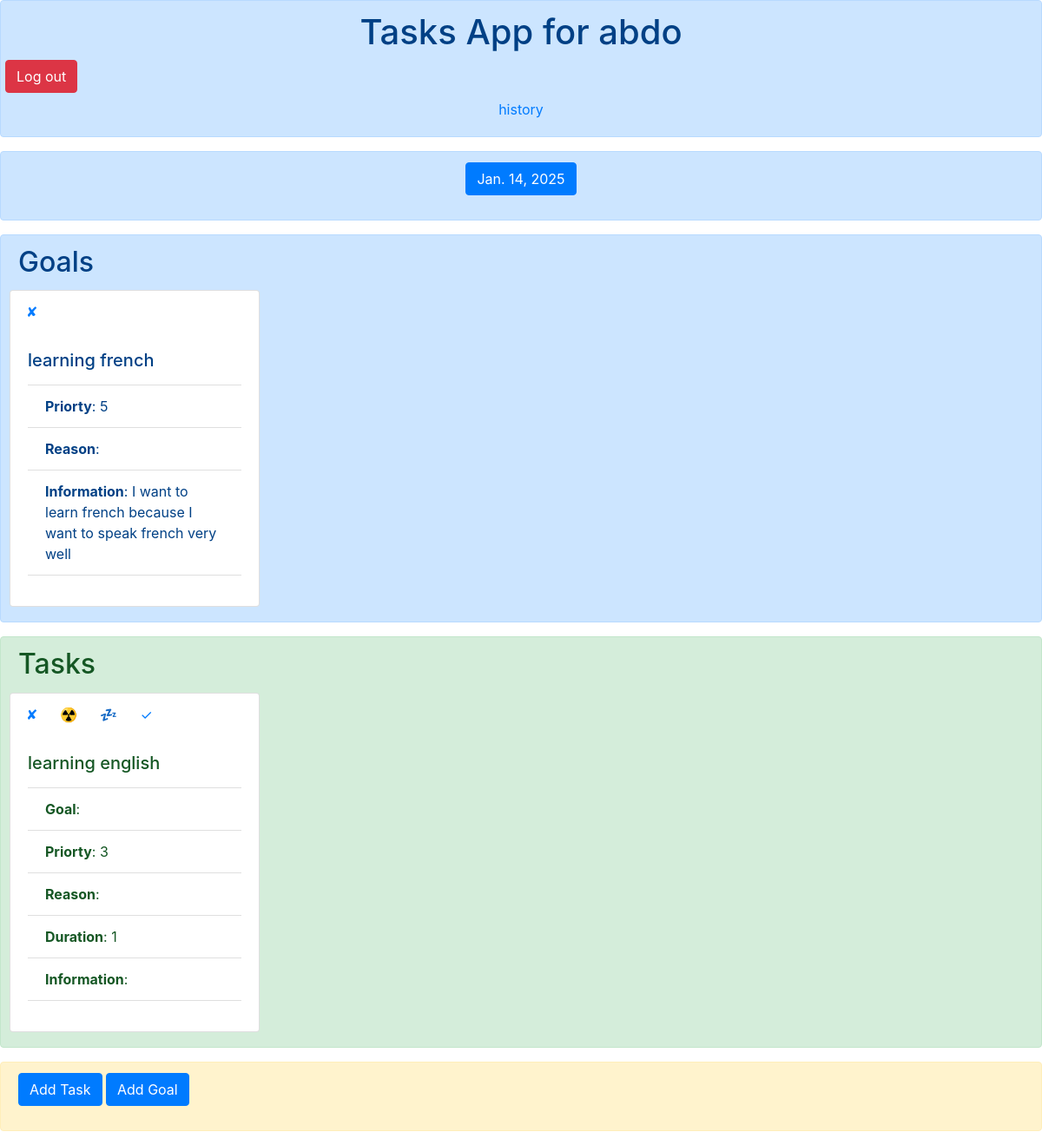
Screenshot of / (signed in) with the database file from the repository.
### tasks_app/models.py (models this page shows)
class Day(models.Model):
    date = models.DateField()
    daily_tasks = models.ManyToManyField(Task)

class Goal(models.Model):
    name = models.CharField(max_length=200, null=True, unique=True) # not null
    priority = models.PositiveSmallIntegerField(blank=True)
    reason = models.CharField(max_length=200, blank=True)
    informations = models.CharField(max_length=200, blank=True)

class Task(models.Model):
    task_name = models.CharField(max_length=200, null=True) # not null
    task_goal = models.CharField(max_length=200, blank=True)
    task_priority = models.PositiveSmallIntegerField(blank=True)
    task_reason = models.CharField(max_length=200, blank=True)
    task_duration = models.IntegerField(default=1)
    task_informations = models.CharField(max_length=200, blank=True)
    task_done = models.BooleanField(default=False)
    task_user = models.ForeignKey(User, on_delete=models.SET_NULL, null=True, blank=True)

### tasks_app/views.py (the view)
# urls.py: 2. Add a URL to urlpatterns:  path('', views.home, name='home')
def home(request):
    try:
        tasks = Task.objects.filter(task_user=request.user)
    except: # if no logged user
        tasks = []
    days = Day.objects.all()
    today = Day.objects.get_or_create(date=datetime.date.today())[0]
    goals = Goal.objects.all().order_by("priority")
    return render(request, "home_tasks.html", {"tasks":tasks, "days":days, "goals":goals, "today":today})

### tasks_app/templates/home_tasks.html (shortened to what this page needs)
<!doctype html>
<html lang="en">
<head>
	<link rel="stylesheet" href="https://stackpath.bootstrapcdn.com/bootstrap/4.3.1/css/bootstrap.min.css"
>
</head>
<body>
	<div class="alert alert-primary" style="text-align: center;">
		<h1>Tasks App for {{user}}</h1>
		<div class='row'>
			{% if user.username %}
			<form action="accounts/logout/" method='POST'>
				<button type="submit" value="submit" class="btn btn-danger">Log out</button>
			</form>
			{% endif %}
		</div>
		<form action="history/" method='POST'>
			<button type="submit" value="submit" style=" text-decoration: none;" class="btn btn-link">history</button>
		</form>
	</div>
	<div class="alert alert-primary h-100 align-items-center" style="text-align: center;">
		<div class="row">
			{% if today %}
			<div class="col">
				<p>
					<a class="btn btn-primary" data-toggle="collapse" href="#day_{{forloop.counter}}" role="button"
						aria-expanded="false" aria-controls="multiCollapseExample1">{{today.date}}</a>
				</p>
			</div>
			{% endif %}
		</div>
	</div>
	<div class="alert alert-primary">
		<h2 id="goals_title">Goals</h2>
		<div class="row" id="goals_contents">
			{% for goal in goals %}
			<div class="card" style="width: 18rem; margin: 5px;">
				<div class="row" style="margin:5px;">
					<form action="{{goal.id}}/remove_goal/" method='POST'>
						<button type="submit" value="submit" style=" text-decoration: none;"
							class="btn btn-link">&#x2718</button>
					</form>
				</div>
				<div class="card-body">
					<h5 class="card-title">{{goal.name}}</h5>
					<p class="card-text">
						<ul class="list-group list-group-flush">
							<li class="list-group-item"><b>Priorty</b>: {{goal.priority}}</li>
							<li class="list-group-item"><b>Reason</b>: {{goal.reason}}</li>
							<li class="list-group-item"><b>Information</b>: {{goal.informations}}</li>
						</ul>
					</p>
				</div>
			</div>
			{% endfor %}
		</div>
	</div>
	<div class="alert alert-success" role="alert">
		<h2>Tasks</h2>
		<div class="row">
			{% for task in tasks %}
			<div id="task_{{task.id}}" class="card {% if task.task_done %} bg-success {% endif %}"
				style="width: 18rem; margin: 5px;">
				<div class="row" style="margin:5px;">
					<form action="{{task.id}}/remove_task/" method='POST'>
						<button type="submit" value="submit" style=" text-decoration: none;"
							class="btn btn-link">&#x2718</button>
					</form>
					<form action="{{task.id}}/add_task_to_daily_tasks/" method='POST'>
						<button type="submit" value="submit" style=" text-decoration: none;"
							class="btn btn-link">&#x2622;</button>
					</form>
					<form action="{{task.id}}/remove_task_from_daily_tasks/" method='POST'>
						<button type="submit" value="submit" style=" text-decoration: none;"
							class="btn btn-link">&#x1F4A4;</button>
					</form>
					<form action="{{task.id}}/task_done/" method='POST'>
						<button type="submit" value="submit" style=" text-decoration: none;"
							class="btn btn-link">&#x2713;</button>
					</form>
				</div>
				<div class="card-body">
					<h5 class="card-title">{{task.task_name}}</h5>
					<p class="card-text">
						<ul class="list-group list-group-flush">
							<li class="list-group-item"><b>Goal</b>: {{task.task_goal}}</li>
							<li class="list-group-item"><b>Priorty</b>: {{task.task_priority}}</li>
							<li class="list-group-item"><b>Reason</b>: {{task.task_reason}}</li>
							<li class="list-group-item"><b>Duration</b>: {{task.task_duration}}</li>
							<li class="list-group-item"><b>Information</b>: {{task.task_informations}}</li>
						</ul>
					</p>
				</div>
			</div>
			{% endfor %}
		</div>
	</div>
	<div class="alert alert-warning">
		<p>
			<a class="btn btn-primary" data-toggle="collapse" href="#multiCollapseExample1" role="button"
				aria-expanded="false" aria-controls="multiCollapseExample1">Add Task</a>
			<button class="btn btn-primary" type="button" data-toggle="collapse" data-target="#multiCollapseExample2"
				aria-expanded="false" aria-controls="multiCollapseExample2">Add Goal</button>
		</p>
	</div>
	{% load static %}
</body>
</html>

### rows the page displays
Day: date "Jan. 14, 2025"
Goal: name "learning french", priority "5", informations "I want to learn french because I want to speak french very well"
Task: task_name "learning english", task_priority "3", task_duration "1"

### other values shown
{{ user }} "abdo"
